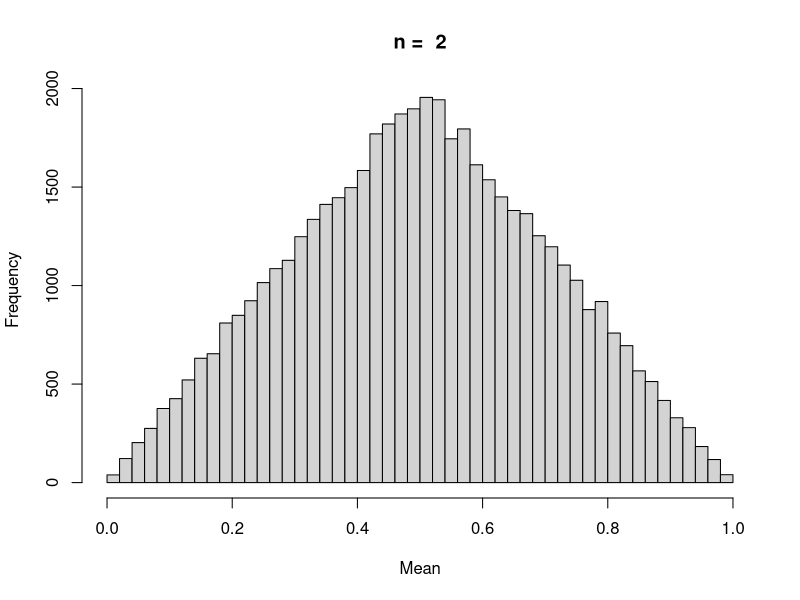

The R source for this figure:
## ---- chunk 1
library(knitr)
opts_chunk$set(tidy.opts=list(width.cutoff=60),tidy=TRUE, comment = NA)
## ---- chunk 2
x <- c(1, 2, 10, 20)
for(i in x) {
  print(i^2)
}
## ---- chunk 3
x <- c(1, 2, 10, 20)
for (i in x) print(i^2)

## ---- chunk 4
colors = c("orange", "brown", "red", "blue")
for (color in colors){
  print(paste0("color:", color))
}

## ---- chunk 5
set.seed(1)  # Setting a seed for reproducibility
rep <- 50000 # Number of repetitions
n <- 2       #
Mean <- numeric(rep)

for (irep in 1:rep) {
    x <- runif(n)
    Mean[irep] <- mean(x)
}

hist(Mean, breaks = 40, main = paste("n = ", n))
## ---- chunk 6
i <- 1
while (i <= 10) i <- i + 4
i
## ---- chunk 7
i <- 1
while(TRUE) {
  i <- i + 4
  if (i > 10) break
}
i
## ---- chunk 8
i <- 1 
repeat{
  i <- i +4
  if (i > 10) break
}
i
## ---- chunk 9
val <- 1:10
for(i in val){
  if (i == 6){
    next
  }
  print(i)
}


## ---- chunk 10
#Create two matrices
u <- matrix(1:10, nrow = 5, ncol = 2)
v <- matrix(seq(1, 20, 2), nrow = 5, ncol = 2)

#Create a for loop that iterate over each matrix
for (m in c('u','v')){
  z <- get(m)
  print(lm(z[, 2] ~ z[, 1]))
}
